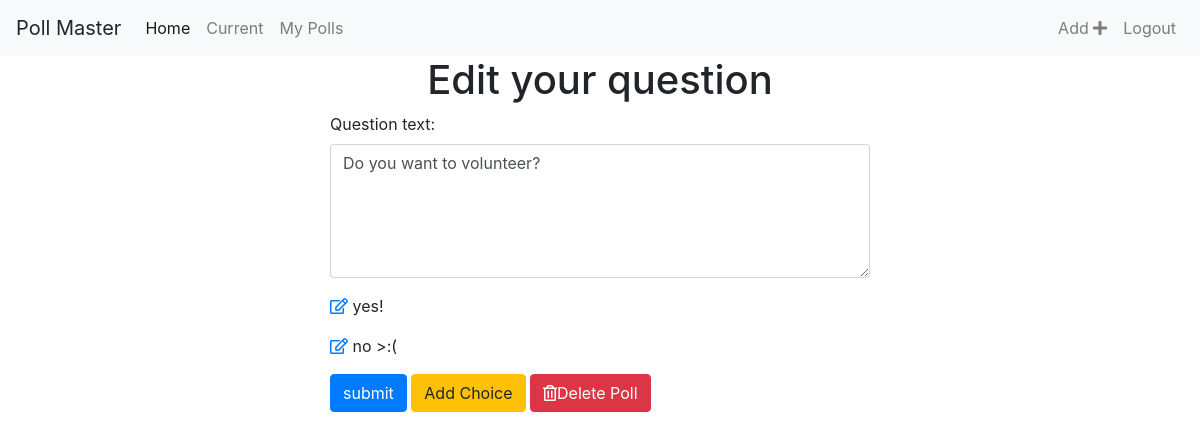
The app's page /polls/edit/12/ (signed in), older data.
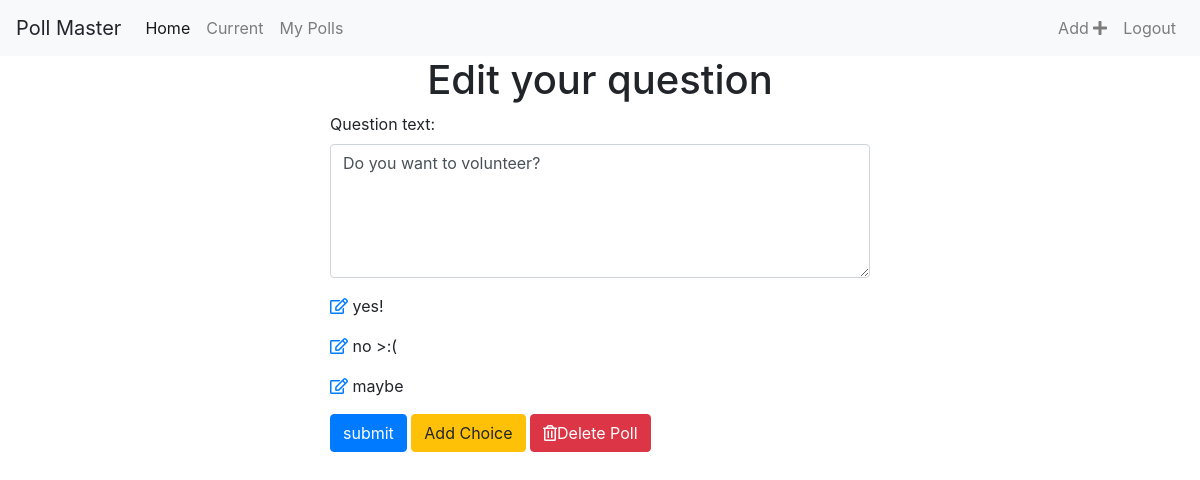
The same page, newer data.
### polls/models.py (models this page shows, shortened)
class Poll(models.Model):
    owner = models.ForeignKey(User, on_delete=models.CASCADE, default=1)
    question_text = models.CharField(max_length=200)
    pub_date = models.DateField()

class Choice(models.Model):
    poll = models.ForeignKey(Poll, on_delete=models.CASCADE)
    choice_text = models.CharField(max_length=200)

### polls/views.py (the view)
# urls.py: path('edit/<int:poll_id>/', views.edit_poll, name='edit_poll'),
@login_required
def edit_poll(request, poll_id):
    poll = get_object_or_404(Poll, id=poll_id)
    if request.user != poll.owner:
        redirect('/')
    if request.method == "POST":
        form = EditPollForm(request.POST, instance=poll)
        if form.is_valid():
            form.save()
            messages.success(request,
                             'Changes saved!',
                             extra_tags='alert alert-success alert-dismissible fade show')
            return redirect('polls:list')
    else:
        form = EditPollForm(instance=poll)
    return render(request, 'edit_poll.html', {'form': form, 'poll': poll})

### polls/forms.py
class EditPollForm(forms.ModelForm):
    class Meta:
        model = Poll
        fields = ['question_text']
        widgets = {
            'question_text': forms.Textarea(attrs={'class': 'form-control', 'rows': 5, 'cols': 10})
        }

### polls/templates/edit_poll.html (shortened to what this page needs)
{% extends 'base.html' %}
{% block content %}
<div class="container">
  <h1 class="text-center">Edit your question</h1>
  <div class="row">
    <div class="col-sm-6 offset-sm-3">
      <form action="" method="post">
        {% for field in form %}
          <div class="form-group">
            {{ field.label_tag }}
            {{ field }}
          </div>
        {% endfor %}
        {% for choice in poll.choice_set.all %}
          <p><a href="{% url 'polls:edit_choice' choice.id %}"><i class="far fa-edit"></i></a> {{ choice.choice_text }}</p>
        {% endfor %}
       <input type="submit" value="submit" class="btn btn-primary">
       <a href="{% url 'polls:add_choice' poll.id %}" class="btn btn-warning">Add Choice</a>
       <a href="{% url 'polls:delete_poll_confirm' poll.id %}" class='btn btn-danger'><i class="far fa-trash-alt"></i>Delete Poll</a>
      </form>
    </div>
  </div>
</div>
{% endblock %}

Row changes from the older to the newer data that the page shows:
added Choice: choice_text "maybe"
